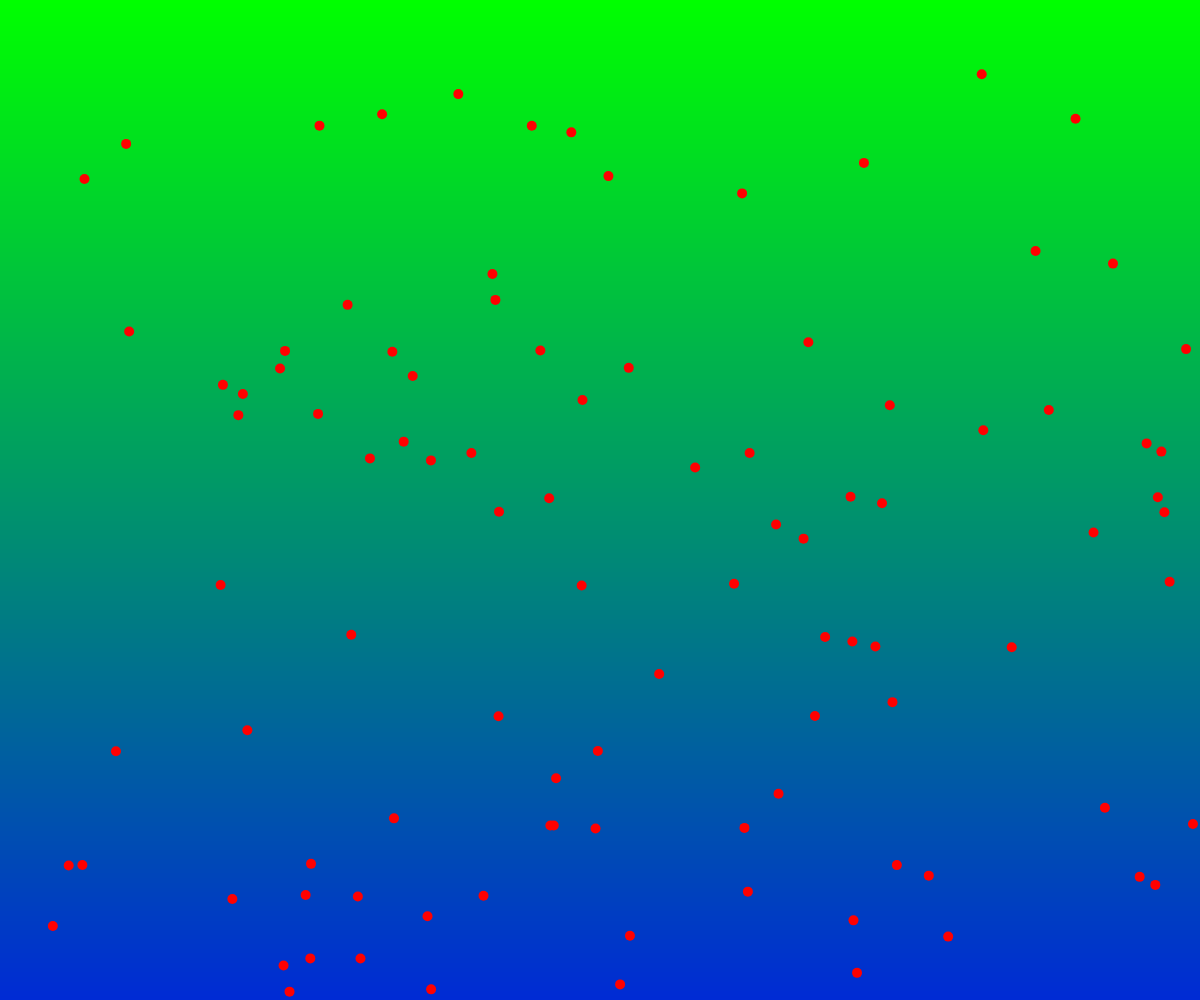
Frame 1 (no input)
Frame 60 (no input): identical to frame 1, image omitted
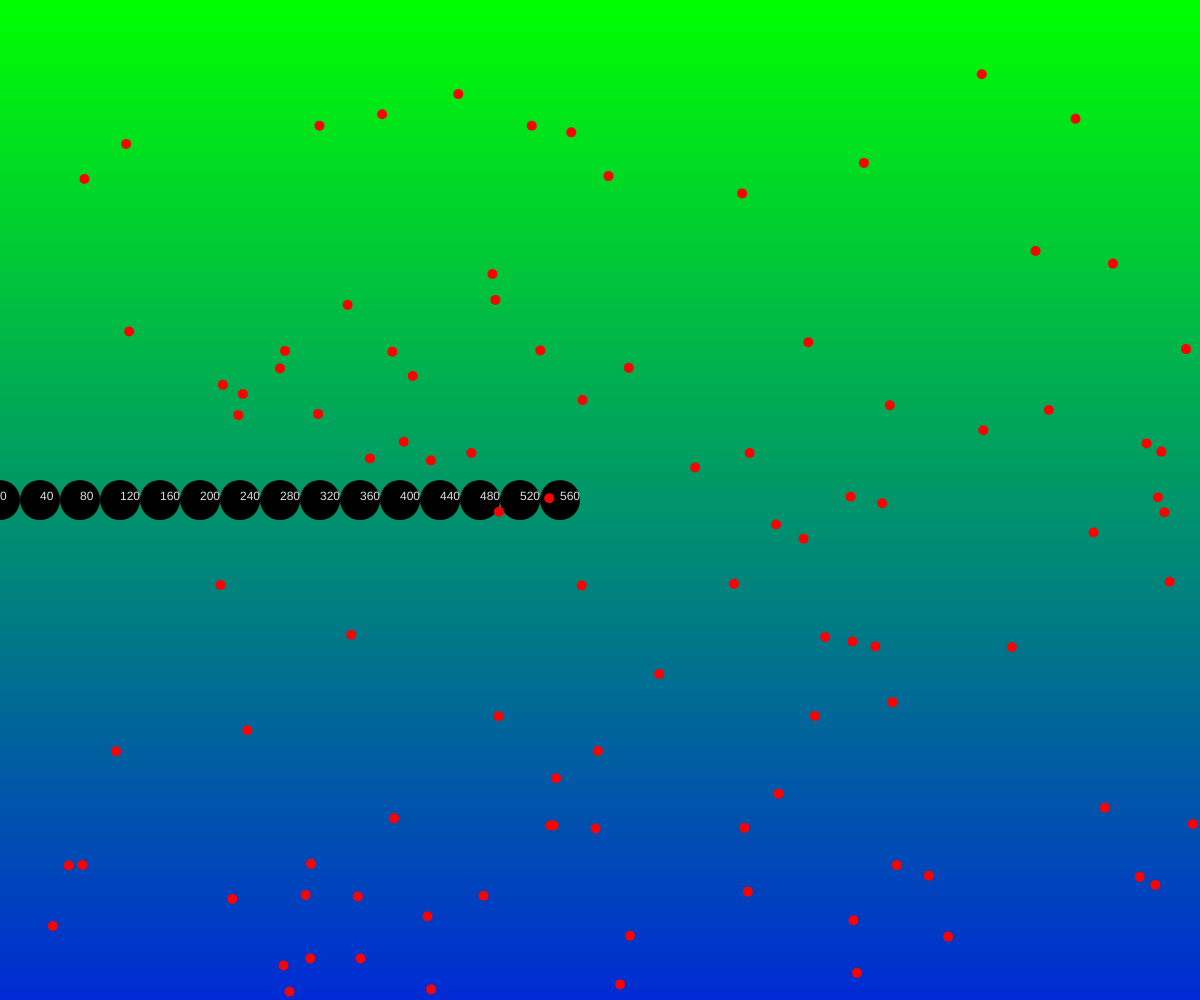
Frame 120 (the mouse pressed at the canvas centre since frame 60)

The p5.js sketch that drew these frames (run headless with seeded random() and noise() and a simulated clock; from frame 60 on, the mouse is pressed at the canvas centre):

// p5.js sketch
// ── sketch.js
// Project Title
// Your Name
// Date
//
// Extra for Experts:
// - describe what you did to take this project "above and beyond"


function setup() {
  createCanvas(windowWidth, windowHeight);
}

function draw() {
  myBackground();
  myForeground();
  //screen is updated at end of draw()
}

function myBackground(){
  //use a loop to draw a gradient background

  let rectHeight = 1;
  noStroke();
  //y:  0  40  80  120  160
  for(let y = 0; y < height ; y+= rectHeight){
    let value = map(y,0,width,0,255);
    fill(0,255-value,value)
    rect(0, y, width, rectHeight);
  }
}

function myForeground(){
  //use FOR / WHILE loops to draw on the canvas
  //loop var      condition      var modification
  // x:  0  40  80  120
  for(let x = 0 ; x < mouseX ; x = x + 40){
    fill(0);
    circle(x, height/2, + 40);
    fill(225);
    text(x, x,height/2);
  }

  // Draw some Stars
  randomSeed(999)
  let starCount = 0;
  fill(255,0,0); //red
  while(starCount < 100){
    let x = random(0,width);
    let y = random(0,height);
    circle(x,y,10);
    starCount++;
  }
}
